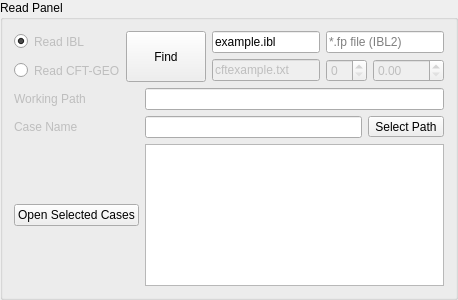
     <widget class="QGroupBox" name="ui_read_groupbox">
      <property name="sizePolicy">
       <sizepolicy hsizetype="Preferred" vsizetype="Preferred">
        <horstretch>0</horstretch>
        <verstretch>0</verstretch>
       </sizepolicy>
      </property>
      <property name="maximumSize">
       <size>
        <width>16777215</width>
        <height>300</height>
       </size>
      </property>
      <property name="statusTip">
       <string>Read Options</string>
      </property>
      <property name="title">
       <string>Read Panel</string>
      </property>
      <layout class="QGridLayout" name="ui_read_groupbox_gl">
       <item row="3" column="2" colspan="2">
        <layout class="QGridLayout" name="ui_read_options_gl">
         <item row="1" column="6">
          <widget class="QDoubleSpinBox" name="ui_read_cftgeo_angle_dspn">
           <property name="enabled">
            <bool>false</bool>
           </property>
           <property name="statusTip">
            <string>(angle): If the surface/surface intersection fails the last input parameter angle can be set to rotate the stream curve around the rotational axis angle degrees.</string>
           </property>
           <property name="maximum">
            <double>1080.000000000000000</double>
           </property>
          </widget>
         </item>
         <item row="1" column="5">
          <widget class="QSpinBox" name="ui_read_cftgeo_nblades_spn">
           <property name="enabled">
            <bool>false</bool>
           </property>
           <property name="statusTip">
            <string>n_blades: number of blades has to be specified since no information about the blade count is included in the cft-geo file</string>
           </property>
          </widget>
         </item>
         <item row="0" column="3">
          <widget class="QLineEdit" name="ui_read_ibl_iblfile_edit">
           <property name="enabled">
            <bool>true</bool>
           </property>
           <property name="acceptDrops">
            <bool>true</bool>
           </property>
           <property name="statusTip">
            <string>filename: *.ibl file</string>
           </property>
           <property name="inputMask">
            <string/>
           </property>
           <property name="text">
            <string>example.ibl</string>
           </property>
           <property name="placeholderText">
            <string>*.ibl file</string>
           </property>
          </widget>
         </item>
         <item row="0" column="1">
          <widget class="QLabel" name="ui_read_ibl_lbl">
           <property name="enabled">
            <bool>false</bool>
           </property>
           <property name="statusTip">
            <string>Command: READ/IBL or READ/IBL2 - This keyword will read an ibl-file into BladePro</string>
           </property>
           <property name="text">
            <string>Read IBL</string>
           </property>
          </widget>
         </item>
         <item row="1" column="3">
          <widget class="QLineEdit" name="ui_read_cftgeo_cftfile_edit">
           <property name="enabled">
            <bool>false</bool>
           </property>
           <property name="statusTip">
            <string>filename: general geometry file</string>
           </property>
           <property name="inputMask">
            <string/>
           </property>
           <property name="text">
            <string>cftexample.txt</string>
           </property>
           <property name="placeholderText">
            <string>*.txt from CFT</string>
           </property>
          </widget>
         </item>
         <item row="1" column="1">
          <widget class="QLabel" name="ui_read_cftgeo_lbl">
           <property name="enabled">
            <bool>false</bool>
           </property>
           <property name="statusTip">
            <string>Command: READ/CFT-GEO  - This keyword will read a general geometry (txt) file from CFturbo version 9 or 10</string>
           </property>
           <property name="text">
            <string>Read CFT-GEO</string>
           </property>
          </widget>
         </item>
         <item row="0" column="0">
          <widget class="QRadioButton" name="ui_read_ibl_rbtn">
           <property name="enabled">
            <bool>true</bool>
           </property>
           <property name="statusTip">
            <string>Enable keyword READ/IBL or READ/IBL2</string>
           </property>
           <property name="text">
            <string/>
           </property>
           <property name="checkable">
            <bool>true</bool>
           </property>
           <property name="checked">
            <bool>true</bool>
           </property>
          </widget>
         </item>
         <item row="1" column="0">
          <widget class="QRadioButton" name="ui_read_cftgeo_rbtn">
           <property name="enabled">
            <bool>true</bool>
           </property>
           <property name="statusTip">
            <string>Enable keyword  READ/CFT-GEO</string>
           </property>
           <property name="text">
            <string/>
           </property>
          </widget>
         </item>
         <item row="0" column="2" rowspan="2">
          <widget class="QPushButton" name="ui_read_find_btn">
           <property name="sizePolicy">
            <sizepolicy hsizetype="Minimum" vsizetype="Expanding">
             <horstretch>0</horstretch>
             <verstretch>0</verstretch>
            </sizepolicy>
           </property>
           <property name="statusTip">
            <string>Find: Get the geometry file name and file path</string>
           </property>
           <property name="text">
            <string>Find</string>
           </property>
          </widget>
         </item>
         <item row="0" column="5" colspan="2">
          <widget class="QLineEdit" name="ui_read_ibl_fpfile_edit">
           <property name="enabled">
            <bool>true</bool>
           </property>
           <property name="statusTip">
            <string>filename: *.jp file that contains flowpath and streamcurves when they are separated from ibl</string>
           </property>
           <property name="inputMask">
            <string/>
           </property>
           <property name="text">
            <string/>
           </property>
           <property name="placeholderText">
            <string>*.fp file (IBL2)</string>
           </property>
          </widget>
         </item>
        </layout>
       </item>
       <item row="4" column="2" colspan="2">
        <layout class="QGridLayout" name="ui_working_case_gl">
         <item row="0" column="0">
          <widget class="QLabel" name="ui_working_path_lbl">
           <property name="enabled">
            <bool>false</bool>
           </property>
           <property name="statusTip">
            <string>Working Path: The Path where BladePro will run</string>
           </property>
           <property name="text">
            <string>Working Path</string>
           </property>
          </widget>
         </item>
         <item row="1" column="0">
          <widget class="QLabel" name="ui_case_name_lbl">
           <property name="enabled">
            <bool>false</bool>
           </property>
           <property name="statusTip">
            <string>Case Name: The name the input file and the outputs of BladePro will have</string>
           </property>
           <property name="text">
            <string>Case Name</string>
           </property>
          </widget>
         </item>
         <item row="1" column="1" colspan="3">
          <widget class="QLineEdit" name="ui_case_name_edit">
           <property name="statusTip">
            <string>Edit this field to get alternate versions of geometry outputs. This will prevent BladePro from overwriting previous outputs</string>
           </property>
          </widget>
         </item>
         <item row="0" column="1" colspan="4">
          <widget class="QLineEdit" name="ui_working_path_edit"/>
         </item>
         <item row="2" column="1" colspan="4">
          <widget class="QListWidget" name="ui_case_name_existent_list">
           <property name="toolTip">
            <string>Existant cases in folder</string>
           </property>
           <property name="statusTip">
            <string>Existant cases in folder - This list is filled with existant Cases with supported outputs in the working path</string>
           </property>
           <property name="selectionMode">
            <enum>QAbstractItemView::ExtendedSelection</enum>
           </property>
          </widget>
         </item>
         <item row="1" column="4">
          <widget class="QToolButton" name="ui_select_path_btn">
           <property name="text">
            <string>Select Path</string>
           </property>
           <property name="popupMode">
            <enum>QToolButton::InstantPopup</enum>
           </property>
          </widget>
         </item>
         <item row="2" column="0">
          <widget class="QPushButton" name="ui_display_selected_btn">
           <property name="statusTip">
            <string>Open: Send selected outputs to Output Viewer Window</string>
           </property>
           <property name="text">
            <string>Open Selected Cases</string>
           </property>
          </widget>
         </item>
        </layout>
       </item>
      </layout>
     </widget>
